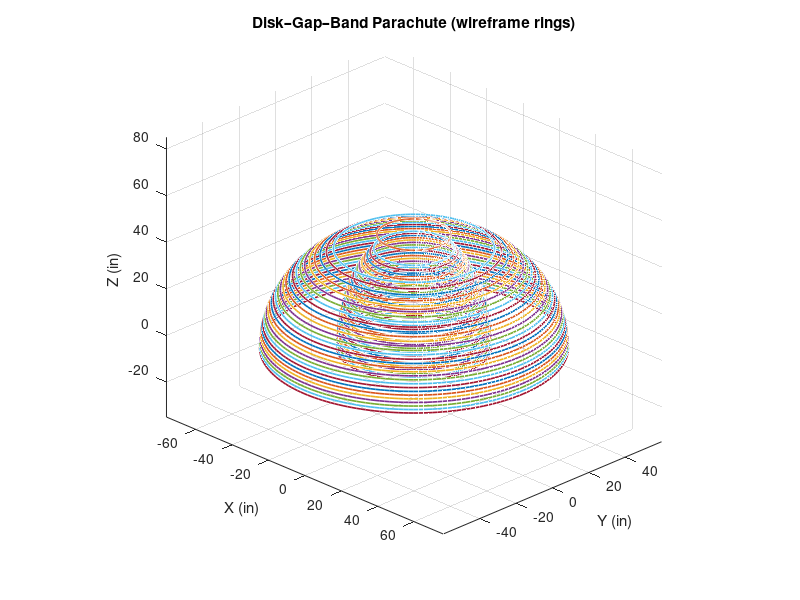

MATLAB code for this plot:
%% Disk–Gap–Band (DGB) Parachute Visualization
clear; close all; clc;

%% Inputs (all in inches for plotting)
Rdisk = 20;     % disk radius
Rgap  = 10;     % gap width
Rband = 30;     % band width
N     = 35;     % number of contour levels
Zmax  = Rdisk + Rband;   % canopy height scale (roughly)

%% Derived dimensions
Rtot = Rdisk + Rgap + Rband;  % total radius

%% Generate heights
zvals = linspace(Zmax,0,N);
colors = lines(N);

figure(1); hold on; grid on;
axis equal vis3d; view(45,25);
title("Disk–Gap–Band Parachute (wireframe rings)");
xlabel("X (in)"); ylabel("Y (in)"); zlabel("Z (in)");

for k = 1:N
    z = zvals(k);

    % Dome scaling (spherical shrink)
    scale = sqrt(max(0, 1 - (z/Zmax)^2));

    % Effective radius at this height
    Reff = Rtot * scale;

    % If inside disk radius: plot solid disk
    if Reff <= Rdisk
        theta = linspace(0,2*pi,200);
        xring = Reff*cos(theta);
        yring = Reff*sin(theta);
        plot3(xring, yring, z*ones(size(xring)), 'Color', colors(k,:), 'LineWidth', 1.2);

    % If inside gap: skip plotting (open space)
    elseif Reff <= Rdisk + Rgap
        continue;

    % If inside band: plot annulus
    else
        theta = linspace(0,2*pi,200);
        xring_outer = Reff*cos(theta);
        yring_outer = Reff*sin(theta);
        plot3(xring_outer, yring_outer, z*ones(size(xring_outer)), ...
              'Color', colors(k,:), 'LineWidth', 1.2);

        % inner edge of the band (gap boundary)
        xring_inner = (Rdisk+Rgap)*scale*cos(theta);
        yring_inner = (Rdisk+Rgap)*scale*sin(theta);
        plot3(xring_inner, yring_inner, z*ones(size(xring_inner)), ...
              'Color', colors(k,:), 'LineWidth', 1.2);
    end
end
